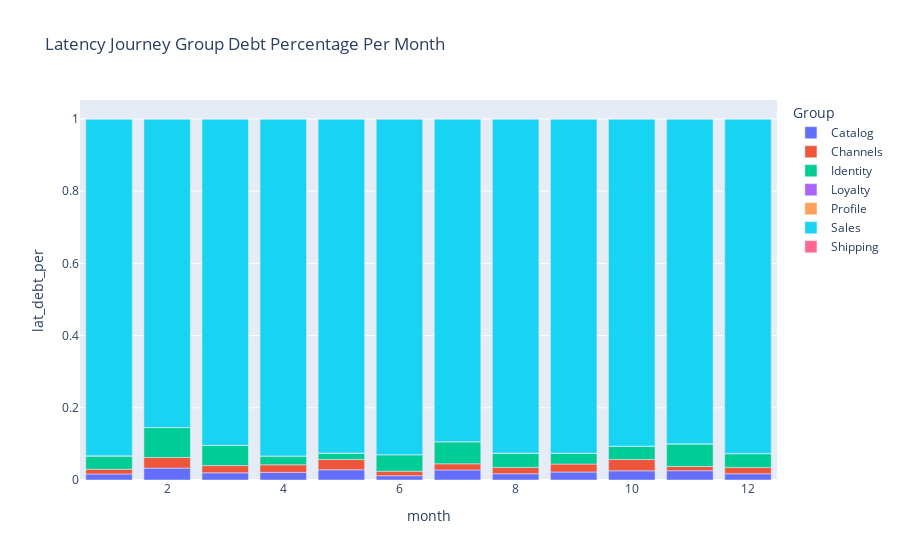

Notebook code cell kept with this figure:
### Code cell
fig = px.bar(groupdf, x="month", y="lat_debt_per", color="Group", title="Latency Journey Group Debt Percentage Per Month")
fig.show()

### Figure 1 — Plotly figure (JSON) as saved in the notebook; plotly's stock layout.template omitted (floating-point values rounded to 4 significant figures)
{"data": [{"alignmentgroup": "True", "hovertemplate": "Group=Catalog<br>month=%{x}<br>lat_debt_per=%{y}<extra></extra>", "legendgroup": "Catalog", "marker": {"color": "#636efa"}, "name": "Catalog", "offsetgroup": "Catalog", "orientation": "v", "showlegend": true, "textposition": "auto", "type": "bar", "x": [1, 2, 3, 4, 5, 6, 7, 8, 9, 10, 11, 12], "xaxis": "x", "y": [0.01679, 0.03293, 0.01994, 0.02108, 0.02834, 0.01193, 0.02778, 0.01742, 0.02211, 0.02548, 0.02581, 0.01725], "yaxis": "y"}, {"alignmentgroup": "True", "hovertemplate": "Group=Channels<br>month=%{x}<br>lat_debt_per=%{y}<extra></extra>", "legendgroup": "Channels", "marker": {"color": "#EF553B"}, "name": "Channels", "offsetgroup": "Channels", "orientation": "v", "showlegend": true, "textposition": "auto", "type": "bar", "x": [1, 2, 3, 4, 5, 6, 7, 8, 9, 10, 11, 12], "xaxis": "x", "y": [0.01309, 0.02936, 0.01994, 0.02108, 0.02834, 0.01232, 0.01708, 0.01742, 0.02211, 0.03142, 0.01153, 0.01725], "yaxis": "y"}, {"alignmentgroup": "True", "hovertemplate": "Group=Identity<br>month=%{x}<br>lat_debt_per=%{y}<extra></extra>", "legendgroup": "Identity", "marker": {"color": "#00cc96"}, "name": "Identity", "offsetgroup": "Identity", "orientation": "v", "showlegend": true, "textposition": "auto", "type": "bar", "x": [1, 2, 3, 4, 5, 6, 7, 8, 9, 10, 11, 12], "xaxis": "x", "y": [0.03698, 0.083, 0.05611, 0.02466, 0.01819, 0.04601, 0.06131, 0.04005, 0.03017, 0.03691, 0.06297, 0.03867], "yaxis": "y"}, {"alignmentgroup": "True", "hovertemplate": "Group=Loyalty<br>month=%{x}<br>lat_debt_per=%{y}<extra></extra>", "legendgroup": "Loyalty", "marker": {"color": "#ab63fa"}, "name": "Loyalty", "offsetgroup": "Loyalty", "orientation": "v", "showlegend": true, "textposition": "auto", "type": "bar", "x": [1, 2, 3, 4, 5, 6, 7, 8, 9, 10, 11, 12], "xaxis": "x", "y": [0, 0, 0, 0, 0, 0, 0, 0, 0, 0, 0, 0], "yaxis": "y"}, {"alignmentgroup": "True", "hovertemplate": "Group=Profile<br>month=%{x}<br>lat_debt_per=%{y}<extra></extra>", "legendgroup": "Profile", "marker": {"color": "#FFA15A"}, "name": "Profile", "offsetgroup": "Profile", "orientation": "v", "showlegend": true, "textposition": "auto", "type": "bar", "x": [1, 2, 3, 4, 5, 6, 7, 8, 9, 10, 11, 12], "xaxis": "x", "y": [0, 0, 0, 0, 0, 0, 0, 0, 0, 0, 0, 0], "yaxis": "y"}, {"alignmentgroup": "True", "hovertemplate": "Group=Sales<br>month=%{x}<br>lat_debt_per=%{y}<extra></extra>", "legendgroup": "Sales", "marker": {"color": "#19d3f3"}, "name": "Sales", "offsetgroup": "Sales", "orientation": "v", "showlegend": true, "textposition": "auto", "type": "bar", "x": [1, 2, 3, 4, 5, 6, 7, 8, 9, 10, 11, 12], "xaxis": "x", "y": [0.9331, 0.8547, 0.904, 0.9332, 0.9251, 0.9297, 0.8938, 0.9251, 0.9256, 0.9062, 0.8997, 0.9268], "yaxis": "y"}, {"alignmentgroup": "True", "hovertemplate": "Group=Shipping<br>month=%{x}<br>lat_debt_per=%{y}<extra></extra>", "legendgroup": "Shipping", "marker": {"color": "#FF6692"}, "name": "Shipping", "offsetgroup": "Shipping", "orientation": "v", "showlegend": true, "textposition": "auto", "type": "bar", "x": [1, 2, 3, 4, 5, 6, 7, 8, 9, 10, 11, 12], "xaxis": "x", "y": [0, 0, 0, 0, 0, 0, 0, 0, 0, 0, 0, 0], "yaxis": "y"}], "layout": {"barmode": "relative", "legend": {"title": {"text": "Group"}, "tracegroupgap": 0}, "title": {"text": "Latency Journey Group Debt Percentage Per Month"}, "xaxis": {"anchor": "y", "domain": [0, 1], "title": {"text": "month"}}, "yaxis": {"anchor": "x", "domain": [0, 1], "title": {"text": "lat_debt_per"}}}}
